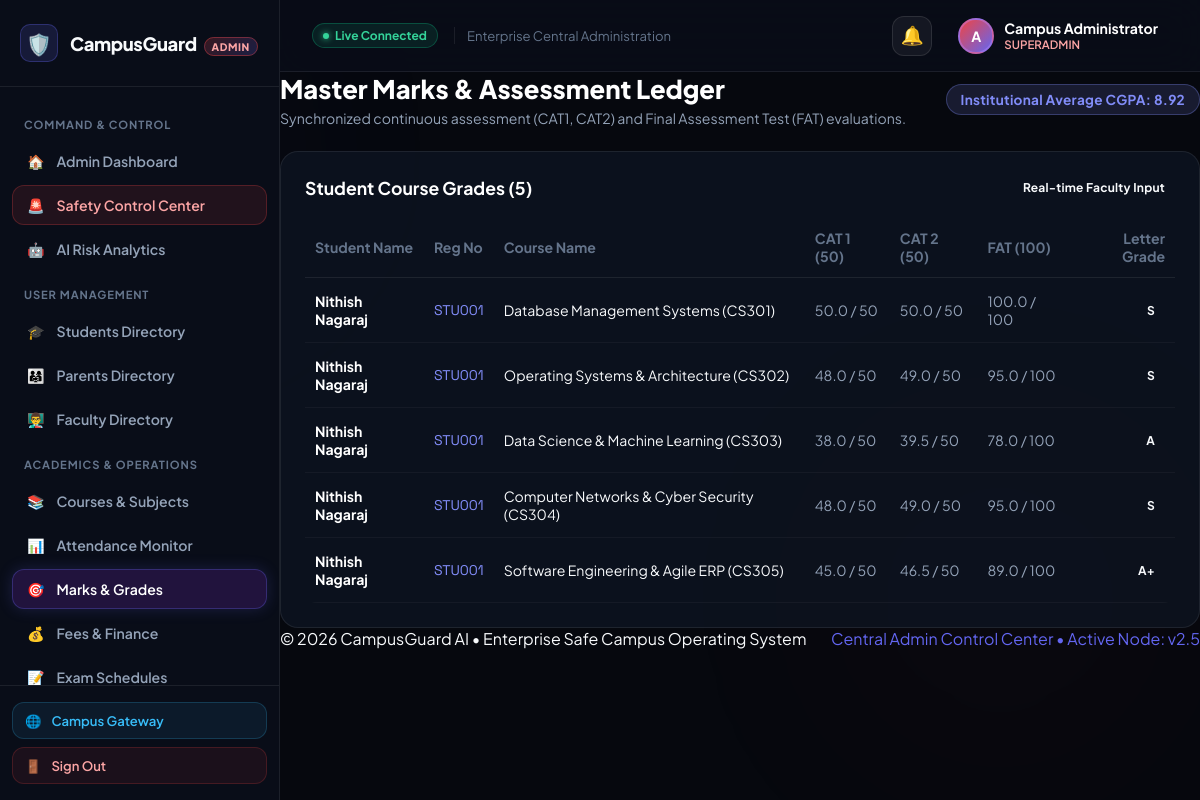
The page /admin/marks (signed in) on the database its author committed.
### tables this page shows
CREATE TABLE admins (
            id INTEGER PRIMARY KEY AUTOINCREMENT,
            username TEXT UNIQUE NOT NULL,
            name TEXT NOT NULL,
            email TEXT UNIQUE NOT NULL,
            password_hash TEXT NOT NULL,
            role TEXT DEFAULT 'SuperAdmin',
            created_at TIMESTAMP DEFAULT CURRENT_TIMESTAMP
        );

CREATE TABLE marks (
            id INTEGER PRIMARY KEY AUTOINCREMENT,
            student_id INTEGER NOT NULL,
            course_code TEXT NOT NULL,
            course_name TEXT NOT NULL,
            cat1 REAL NOT NULL,
            cat2 REAL NOT NULL,
            quiz REAL NOT NULL,
            assignment REAL NOT NULL,
            project REAL NOT NULL,
            fat REAL NOT NULL,
            grade TEXT NOT NULL,
            grade_points REAL NOT NULL,
            status TEXT DEFAULT 'PASS', internal_assessment REAL DEFAULT 0, practical_marks REAL DEFAULT 0, lab_marks REAL DEFAULT 0, is_draft INTEGER DEFAULT 0, published_at TIMESTAMP,
            FOREIGN KEY (student_id) REFERENCES students (id)
        );

CREATE TABLE students (
            id INTEGER PRIMARY KEY AUTOINCREMENT,
            name TEXT NOT NULL,
            register_number TEXT UNIQUE NOT NULL,
            email TEXT NOT NULL,
            password_hash TEXT NOT NULL,
            department TEXT NOT NULL,
            year INTEGER NOT NULL,
            profile_image TEXT DEFAULT '',
            created_at TIMESTAMP DEFAULT CURRENT_TIMESTAMP
        , phone TEXT DEFAULT '+91 98765 43210', join_date TEXT DEFAULT '2023-08-01', cgpa REAL DEFAULT 8.75, program TEXT DEFAULT 'B.Tech', semester INTEGER DEFAULT 5, section TEXT DEFAULT 'A', dob TEXT DEFAULT '2004-05-14', address TEXT DEFAULT '#42, Green Avenue, Tech City, Karnataka 560001', parent_name TEXT DEFAULT 'R. S. Kumar', parent_phone TEXT DEFAULT '+91 94440 12345', sgpa REAL DEFAULT 8.90, earned_credits INTEGER DEFAULT 112, total_credits INTEGER DEFAULT 160, status TEXT DEFAULT 'ACTIVE');

### routes/admin.py (the view)
@admin_bp.route('/admin/marks', methods=['GET'])
@admin_required
def admin_marks(admin):
    conn = get_db_connection()
    try:
        marks = conn.execute("""
            SELECT m.*, s.name as student_name, s.register_number, s.department,
                   m.cat1 as cat1_marks, m.cat2 as cat2_marks, m.fat as fat_marks
            FROM marks m
            JOIN students s ON m.student_id = s.id
            ORDER BY s.register_number ASC
        """).fetchall()
        return render_template(
            'admin/marks.html',
            admin=admin,
            marks=marks,
            all_marks=marks,
            active_page='marks'
        )
    finally:
        conn.close()

### app.py (called while the page is built, shortened)
def _url_build_error_fallback(error, endpoint, values):
    for registered_ep in list(app.view_functions.keys()):
        if registered_ep == endpoint or registered_ep.endswith('.' + endpoint):
            try:
                return url_for(registered_ep, **values)
            except Exception:
                if 'student_id' in values and 'id' not in values:
                    v_copy = dict(values)
                    v_copy['id'] = v_copy.pop('student_id')
                    try:
                        return url_for(registered_ep, **v_copy)
                    except Exception:
                        pass
                continue

### database/db.py (called while the page is built)
def get_db_connection():
    conn = sqlite3.connect(DATABASE_FILE, timeout=20.0)
    conn.row_factory = sqlite3.Row
    return conn

### utils/security.py (called while the page is built)
def add_security_headers(response):
    response.headers['Cache-Control'] = 'no-cache, no-store, must-revalidate, max-age=0'
    response.headers['Pragma'] = 'no-cache'
    response.headers['Expires'] = '0'
    response.headers['X-Content-Type-Options'] = 'nosniff'
    response.headers['X-Frame-Options'] = 'SAMEORIGIN'
    response.headers['X-XSS-Protection'] = '1; mode=block'
    return response

### templates/admin/marks.html (shortened to what this page needs)
{% extends "admin/base_admin.html" %}
{% block content %}
<div style="display: flex; justify-content: space-between; align-items: center; flex-wrap: wrap; gap: 16px; margin-bottom: 24px;">
    <div>
        <h1 style="font-size: 1.6rem; font-weight: 800; color: #fff; margin-bottom: 4px;">Master Marks &amp; Assessment Ledger</h1>
        <p style="color: var(--text-secondary); font-size: 0.88rem;">Synchronized continuous assessment (CAT1, CAT2) and Final Assessment Test (FAT) evaluations.</p>
    </div>
    <div>
        <span class="badge badge-indigo" style="font-size: 0.85rem; padding: 6px 14px;">Institutional Average CGPA: 8.92</span>
    </div>
</div>
<div style="background: rgba(14, 19, 32, 0.85); border: 1px solid var(--glass-border); border-radius: 18px; padding: 24px;">
    <div style="display: flex; justify-content: space-between; align-items: center; margin-bottom: 18px;">
        <h3 style="font-size: 1.1rem; font-weight: 700; color: #fff;">Student Course Grades ({{ all_marks|length }})</h3>
        <span class="badge badge-emerald">Real-time Faculty Input</span>
    </div>
    <div class="table-responsive">
        <table class="data-table" style="width: 100%; border-collapse: collapse; font-size: 0.88rem;">
            <thead>
                <tr style="border-bottom: 1px solid var(--glass-border); text-align: left; color: var(--text-muted);">
                    <th style="padding: 12px 10px;">Student Name</th>
                    <th style="padding: 12px 10px;">Reg No</th>
                    <th style="padding: 12px 10px;">Course Name</th>
                    <th style="padding: 12px 10px;">CAT 1 (50)</th>
                    <th style="padding: 12px 10px;">CAT 2 (50)</th>
                    <th style="padding: 12px 10px;">FAT (100)</th>
                    <th style="padding: 12px 10px; text-align: right;">Letter Grade</th>
                </tr>
            </thead>
            <tbody>
                {% for m in all_marks %}
                <tr style="border-bottom: 1px solid rgba(255, 255, 255, 0.04);">
                    <td style="padding: 14px 10px; font-weight: 700; color: #fff;">{{ m.student_name }}</td>
                    <td style="padding: 14px 10px; font-family: var(--font-mono); color: #818cf8;">{{ m.register_number }}</td>
                    <td style="padding: 14px 10px; color: var(--text-primary);">{{ m.course_name }} ({{ m.course_code }})</td>
                    <td style="padding: 14px 10px; color: var(--text-secondary);">{{ m.cat1_marks }} / 50</td>
                    <td style="padding: 14px 10px; color: var(--text-secondary);">{{ m.cat2_marks }} / 50</td>
                    <td style="padding: 14px 10px; color: var(--text-secondary);">{{ m.fat_marks }} / 100</td>
                    <td style="padding: 14px 10px; text-align: right;">
                        <span class="badge {% if m.grade in ['S', 'A'] %}badge-emerald{% elif m.grade in ['B', 'C'] %}badge-indigo{% else %}badge-amber{% endif %}">
                            {{ m.grade }}
                        </span>
                    </td>
                </tr>
                {% endfor %}
            </tbody>
        </table>
    </div>
</div>
{% endblock %}

### templates/admin/base_admin.html (shortened to what this page needs)
<!DOCTYPE html>
<html lang="en">
<head>
    <link rel="stylesheet" href="{{ url_for('static', filename='css/campusguard-toast.css') }}">
    <link rel="stylesheet" href="{{ url_for('static', filename='css/parent.css') }}">
</head>
<body>
    <div class="ambient-background" aria-hidden="true">
        <div class="glow-orb" style="background: radial-gradient(circle, rgba(239, 68, 68, 0.12) 0%, transparent 70%); bottom: -100px; right: -100px; width: 600px; height: 600px; position: fixed; border-radius: 50%; pointer-events: none; z-index: 0;"></div>
    </div>
    <div class="portal-layout">
        <aside class="sidebar" id="parent-sidebar" aria-label="Admin Navigation" style="overflow-y: auto;">
            <a href="{{ url_for('admin_dashboard') }}" class="sidebar-brand">
                <div class="brand-icon" style="background: rgba(99, 102, 241, 0.15); border: 1px solid rgba(99, 102, 241, 0.3);">
                    <span style="font-size: 1.3rem;">🛡️</span>
                </div>
                <span class="brand-name">CampusGuard <span class="brand-badge admin-badge">ADMIN</span></span>
            </a>
            <nav class="sidebar-nav">
                <span class="nav-category">Command &amp; Control</span>
                <a href="{{ url_for('admin_dashboard') }}" class="nav-link {% if active_page == 'dashboard' %}active{% endif %}" id="nav-dashboard">
                    <span>🏠</span> <span class="nav-text">Admin Dashboard</span>
                </a>
                <a href="{{ url_for('admin_safety') }}" class="nav-link nav-link-sos {% if active_page == 'safety' %}active{% endif %}" id="nav-safety">
                    <span>🚨</span> <span class="nav-text">Safety Control Center</span>
                </a>
                <a href="{{ url_for('admin_analytics') }}" class="nav-link {% if active_page == 'analytics' %}active{% endif %}" id="nav-analytics">
                    <span>🤖</span> <span class="nav-text">AI Risk Analytics</span>
                </a>
                <span class="nav-category">User Management</span>
                <a href="{{ url_for('admin_students') }}" class="nav-link {% if active_page == 'students' %}active{% endif %}" id="nav-students">
                    <span>🎓</span> <span class="nav-text">Students Directory</span>
                </a>
                <a href="{{ url_for('admin_parents') }}" class="nav-link {% if active_page == 'parents' %}active{% endif %}" id="nav-parents">
                    <span>👨‍👩‍👧</span> <span class="nav-text">Parents Directory</span>
                </a>
                <a href="{{ url_for('admin_faculty') }}" class="nav-link {% if active_page == 'faculty' %}active{% endif %}" id="nav-faculty">
                    <span>👨‍🏫</span> <span class="nav-text">Faculty Directory</span>
                </a>
                <span class="nav-category">Academics &amp; Operations</span>
                <a href="{{ url_for('admin_academics') }}" class="nav-link {% if active_page == 'academics' %}active{% endif %}" id="nav-academics">
                    <span>📚</span> <span class="nav-text">Courses &amp; Subjects</span>
                </a>
                <a href="{{ url_for('admin_attendance') }}" class="nav-link {% if active_page == 'attendance' %}active{% endif %}" id="nav-attendance">
                    <span>📊</span> <span class="nav-text">Attendance Monitor</span>
                </a>
                <a href="{{ url_for('admin_marks') }}" class="nav-link {% if active_page == 'marks' %}active{% endif %}" id="nav-marks">
                    <span>🎯</span> <span class="nav-text">Marks &amp; Grades</span>
                </a>
                <a href="{{ url_for('admin_fees') }}" class="nav-link {% if active_page == 'fees' %}active{% endif %}" id="nav-fees">
                    <span>💰</span> <span class="nav-text">Fees &amp; Finance</span>
                </a>
                <a href="{{ url_for('admin_exams') }}" class="nav-link {% if active_page == 'exams' %}active{% endif %}" id="nav-exams">
                    <span>📝</span> <span class="nav-text">Exam Schedules</span>
                </a>
            </nav>
            <div class="sidebar-footer">
                <a href="/" class="portal-switch-link" title="Open Main Landing Gateway">
                    <span>🌐</span> <span>Campus Gateway</span>
                </a>
                <a href="{{ url_for('admin_logout') }}" class="logout-link" id="btn-logout" aria-label="Sign out">
                    <span>🚪</span> <span>Sign Out</span>
                </a>
            </div>
        </aside>
        <div class="main-wrapper">
            <header class="topbar">
                <div class="topbar-left">
                    <div class="conn-status-pill">
                        <span class="conn-dot"></span>
                        <span>Live Connected</span>
                    </div>
                    <div class="hide-mobile" style="font-size: 0.82rem; color: var(--text-muted); padding-left: 12px; border-left: 1px solid var(--glass-border);">
                        <span>Enterprise Central Administration</span>
                    </div>
                </div>
                <div class="topbar-right">
                    <div class="notif-bell-wrapper">
                        <button type="button" class="notif-bell-btn" id="notif-bell-btn" aria-label="View notifications">
                            <span>🔔</span>
                        </button>
                    </div>
                    <div class="topbar-profile" style="cursor: default;">
                        <div class="parent-avatar" style="background: linear-gradient(135deg, #ef4444, #6366f1);">
                            A
                        </div>
                        <div class="hide-mobile" style="text-align: left;">
                            <div style="font-size: 0.88rem; font-weight: 700; color: #fff;">{{ session.get('admin_name', 'Campus Administrator') }}</div>
                            <div style="font-size: 0.72rem; color: #fca5a5; font-weight: 600;">SUPERADMIN</div>
                        </div>
                    </div>
                </div>
            </header>
            <main class="page-content">
                {% block content %}{% block admin_content %}{% endblock %}{% endblock %}
            </main>
            <footer class="footer">
                <div style="display: flex; justify-content: space-between; align-items: center; width: 100%; flex-wrap: wrap; gap: 10px;">
                    <div>© 2026 CampusGuard AI • Enterprise Safe Campus Operating System</div>
                    <div style="color: var(--parent-primary);">Central Admin Control Center • Active Node: v2.5</div>
                </div>
            </footer>
        </div>
    </div>
</body>
</html>

### static/css/campusguard-toast.css (style rules this page uses)
.notif-bell-wrapper { position: relative; display: inline-block; }
.notif-bell-btn { position: relative; background: rgba(255, 255, 255, 0.05); border: 1px solid rgba(255, 255, 255, 0.1); color: #f1f5f9; width: 40px; height: 40px; border-radius: 12px; display: flex; align-items: center; justify-content: center; cursor: pointer; font-size: 1.15rem; transition: all 0.2s ease; }
.conn-status-pill { display: inline-flex; align-items: center; gap: 6px; padding: 4px 10px; border-radius: 99px; font-size: 0.75rem; font-weight: 700; background: rgba(16, 185, 129, 0.12); border: 1px solid rgba(16, 185, 129, 0.3); color: #34d399; }
.conn-dot { width: 6px; height: 6px; border-radius: 50%; background: #34d399; box-shadow: 0 0 6px #34d399; }

### templates/admin/base_admin.html (style rules this page uses)
:root { --parent-primary: #6366f1; --parent-primary-rgb: 99, 102, 241; --parent-primary-hover: #4f46e5; --parent-secondary: #ec4899; --parent-accent: #818cf8; --parent-gradient: linear-gradient(135deg, #6366f1 0%, #4f46e5 100%); --parent-border: rgba(99, 102, 241, 0.3); --parent-glow: rgba(99, 102, 241, 0.2); }
.admin-badge { background: linear-gradient(135deg, rgba(239, 68, 68, 0.2), rgba(99, 102, 241, 0.2)); border: 1px solid rgba(239, 68, 68, 0.4); color: #fca5a5; }

### rows shown on the page
admins: get "Campus Administrator"
marks: student_name "Nithish Nagaraj", register_number "STU001", course_name "Database Management Systems", course_code "CS301", cat1_marks "50.0", cat2_marks "50.0", fat_marks "100.0", grade "S"
marks: student_name "Nithish Nagaraj", register_number "STU001", course_name "Operating Systems & Architecture", course_code "CS302", cat1_marks "48.0", cat2_marks "49.0", fat_marks "95.0", grade "S"
marks: student_name "Nithish Nagaraj", register_number "STU001", course_name "Data Science & Machine Learning", course_code "CS303", cat1_marks "38.0", cat2_marks "39.5", fat_marks "78.0", grade "A"
marks: student_name "Nithish Nagaraj", register_number "STU001", course_name "Computer Networks & Cyber Security", course_code "CS304", cat1_marks "48.0", cat2_marks "49.0", fat_marks "95.0", grade "S"
marks: student_name "Nithish Nagaraj", register_number "STU001", course_name "Software Engineering & Agile ERP", course_code "CS305", cat1_marks "45.0", cat2_marks "46.5", fat_marks "89.0", grade "A+"

### other values the page prints
{{ all_marks|length }} "5"
